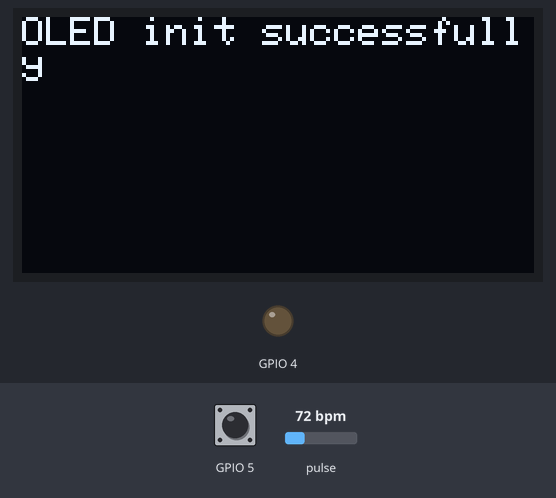
This program was run on a simulated ESP32. Shown: 128×64 one-colour display, output pins drawn as LEDs (lit = HIGH). The test bench sets the inputs (shaded band); at power-on: GPIO 5 HIGH, pulse 72 bpm. The local clock reads 2024-03-15 10:24:30 at power-on unless the program sets it; what the program prints to the serial monitor is not drawn.

Above: at 2.3 s.
3.7 s: GPIO 5 pulled LOW for 0.15 s
At 3.75 s:
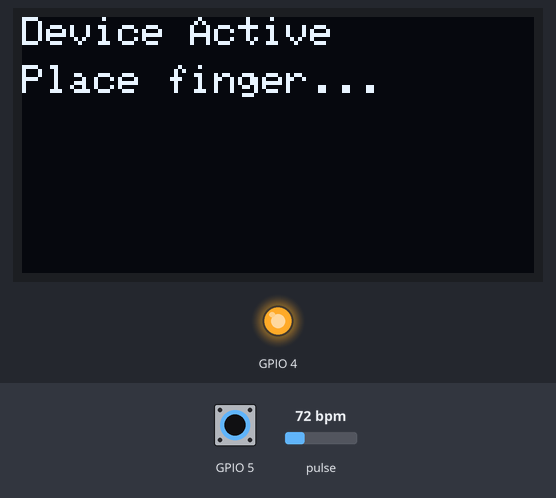
At 5.5 s:
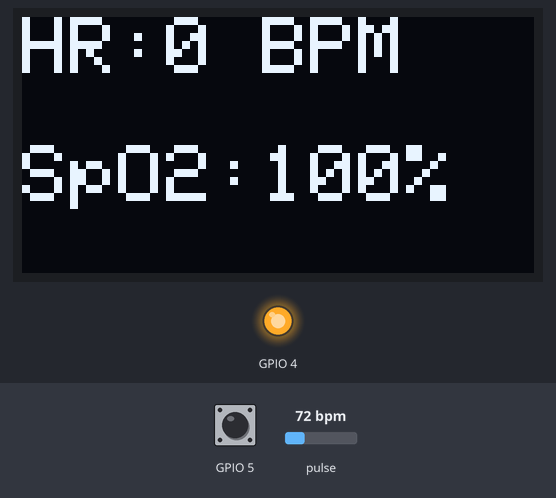
6.2 s: GPIO 5 pulled LOW for 1 s
At 6.7 s:
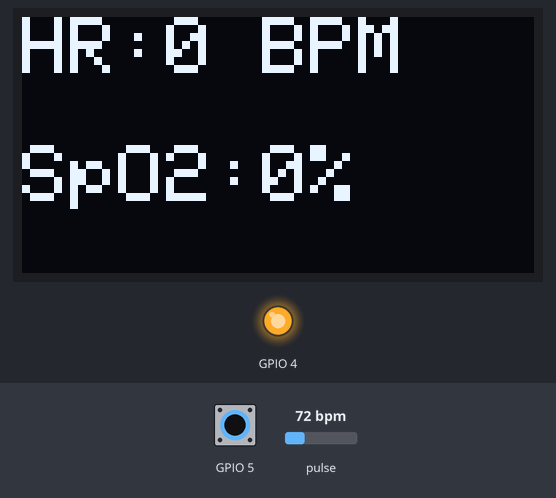
Timing chart, 0 to 9.2 s (numbered marks = the images above; inputs shaded):
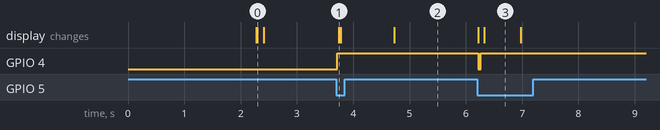

The program:

main.cpp
```cpp
#include <Arduino.h>
#include <Wire.h>
#include "Max30102Sensor.h"
#include "ConnectToFirebase.h"
#include "DisplayOLED.h"
#include "ButtonPower.h"
#include "config.h"

// ESP32 typical I2C pins on devkit (adjust if you wired differently)
#define SDA_PIN 21
#define SCL_PIN 22

ConnectToFirebase firebase;
Max30102Sensor sensor;
DisplayOLED oled;
ButtonPower powerCtl;

bool fingerPresent = false;

void setup() {
  Serial.begin(115200);
  delay(500); // đảm bảo ổn định Serial

  // --- Kết nối WiFi + Firebase ---
  if (!firebase.begin()) {
    Serial.println("❌ Firebase init failed! Check WiFi or credentials.");
  } else {
    Serial.println("✅ Firebase connected successfully!");
  }

  Serial.println("\n=== MAX30102 Heart Rate & SpO2 Monitor (ESP32) ===");

  // --- Khởi tạo I2C ---
  Wire.begin(SDA_PIN, SCL_PIN);
  delay(200);

  // --- OLED ---
  if (!oled.begin(OLED_ADDR)) {
    Serial.println("⚠️ OLED init failed!");
  } else {
    oled.showStatus("OLED init successfully");
  }

  // --- Khởi tạo cảm biến MAX30102 ---
  if (!sensor.begin(Wire, MAX30102_ADDR)) {
    Serial.println("❌ MAX30102 not found! Check wiring.");
    while (1) delay(500);
  }

  sensor.setIRThreshold(8000); // adjusted for better stability

  // --- Power Control ---
  powerCtl.begin(false); // start inactive/off
  oled.powerOff();
  sensor.powerOff();

  Serial.println("✅ Place your finger on the sensor to start measuring...");
}

void loop() {
  powerCtl.loop();

  // Handle power state transitions via module API
  bool active = powerCtl.ensureActive(&oled, &sensor);

  if (!active) {
    delay(50);
    return;
  }

  sensor.update();

  // --- Lấy dữ liệu đo ---
  int bpm = (int) round(sensor.getBPM());       // làm tròn và ép kiểu int
  int spo2 = (int) round(sensor.getSpO2());    // chỉ hiển thị phần nguyên

  // --- Hiển thị theo trạng thái ngón tay ---
  if (sensor.isFingerDetected()) {
    oled.showVitals(bpm, spo2);
  } else {
    // Không hiển thị giá trị cũ, nhắc đặt ngón tay
    oled.showStatus("Place finger", "to measure");
  }

  // --- Gửi dữ liệu local lên Firebase khi có ngón tay ---
  if (sensor.isFingerDetected()) {
    firebase.sendData(bpm, spo2);
  }
}
```

Measured:
- after the input at 3.7 s, GPIO 4: LOW → HIGH at once; the display: changes at once (image 1)
- after the input at 6.2 s, GPIO 4: HIGH → LOW at once, → HIGH 0.05 s later; the display: first changes at once (image 3 shows a later state)
- what the display in image 3 shows lasts 0.7 s, from 6.3 s to 7.0 s
